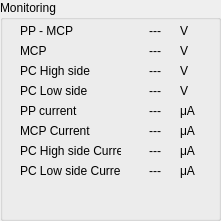
      <widget class="QGroupBox" name="I2PSMonitoringBox">
       <property name="geometry">
        <rect>
         <x>260</x>
         <y>20</y>
         <width>221</width>
         <height>221</height>
        </rect>
       </property>
       <property name="title">
        <string>Monitoring</string>
       </property>
       <property name="lineWidth" stdset="0">
        <number>2</number>
       </property>
       <widget class="QLabel" name="LStextlbl1_3">
        <property name="geometry">
         <rect>
          <x>20</x>
          <y>40</y>
          <width>111</width>
          <height>21</height>
         </rect>
        </property>
        <property name="text">
         <string>MCP</string>
        </property>
        <property name="alignment">
         <set>Qt::AlignLeading|Qt::AlignLeft|Qt::AlignVCenter</set>
        </property>
        <property name="wordWrap">
         <bool>false</bool>
        </property>
       </widget>
       <widget class="QLabel" name="LStextlbl2_2">
        <property name="geometry">
         <rect>
          <x>20</x>
          <y>20</y>
          <width>111</width>
          <height>21</height>
         </rect>
        </property>
        <property name="text">
         <string>PP - MCP</string>
        </property>
        <property name="alignment">
         <set>Qt::AlignLeading|Qt::AlignLeft|Qt::AlignVCenter</set>
        </property>
        <property name="wordWrap">
         <bool>false</bool>
        </property>
       </widget>
       <widget class="QLabel" name="LStextlbl3_3">
        <property name="geometry">
         <rect>
          <x>20</x>
          <y>60</y>
          <width>101</width>
          <height>21</height>
         </rect>
        </property>
        <property name="text">
         <string>PC High side</string>
        </property>
        <property name="alignment">
         <set>Qt::AlignLeading|Qt::AlignLeft|Qt::AlignVCenter</set>
        </property>
        <property name="wordWrap">
         <bool>false</bool>
        </property>
       </widget>
       <widget class="QLabel" name="LStextlbl4_3">
        <property name="geometry">
         <rect>
          <x>20</x>
          <y>80</y>
          <width>111</width>
          <height>21</height>
         </rect>
        </property>
        <property name="text">
         <string>PC Low side</string>
        </property>
        <property name="alignment">
         <set>Qt::AlignLeading|Qt::AlignLeft|Qt::AlignVCenter</set>
        </property>
        <property name="wordWrap">
         <bool>false</bool>
        </property>
       </widget>
       <widget class="QLabel" name="LStextlbl5_3">
        <property name="geometry">
         <rect>
          <x>20</x>
          <y>100</y>
          <width>101</width>
          <height>21</height>
         </rect>
        </property>
        <property name="text">
         <string>PP current</string>
        </property>
        <property name="alignment">
         <set>Qt::AlignLeading|Qt::AlignLeft|Qt::AlignVCenter</set>
        </property>
        <property name="wordWrap">
         <bool>false</bool>
        </property>
       </widget>
       <widget class="QLabel" name="LStextlbl16_4">
        <property name="geometry">
         <rect>
          <x>20</x>
          <y>120</y>
          <width>100</width>
          <height>21</height>
         </rect>
        </property>
        <property name="text">
         <string>MCP Current</string>
        </property>
        <property name="alignment">
         <set>Qt::AlignLeading|Qt::AlignLeft|Qt::AlignVCenter</set>
        </property>
        <property name="wordWrap">
         <bool>false</bool>
        </property>
       </widget>
       <widget class="QLabel" name="labelI2PSVoltagePPMCP">
        <property name="geometry">
         <rect>
          <x>90</x>
          <y>20</y>
          <width>71</width>
          <height>21</height>
         </rect>
        </property>
        <property name="text">
         <string>---</string>
        </property>
        <property name="alignment">
         <set>Qt::AlignRight|Qt::AlignTrailing|Qt::AlignVCenter</set>
        </property>
        <property name="wordWrap">
         <bool>false</bool>
        </property>
       </widget>
       <widget class="QLabel" name="labelI2PSPCHighSide">
        <property name="geometry">
         <rect>
          <x>90</x>
          <y>60</y>
          <width>71</width>
          <height>21</height>
         </rect>
        </property>
        <property name="text">
         <string>---</string>
        </property>
        <property name="alignment">
         <set>Qt::AlignRight|Qt::AlignTrailing|Qt::AlignVCenter</set>
        </property>
        <property name="wordWrap">
         <bool>false</bool>
        </property>
       </widget>
       <widget class="QLabel" name="labelI2PSPCLowSide">
        <property name="geometry">
         <rect>
          <x>90</x>
          <y>80</y>
          <width>71</width>
          <height>21</height>
         </rect>
        </property>
        <property name="text">
         <string>---</string>
        </property>
        <property name="alignment">
         <set>Qt::AlignRight|Qt::AlignTrailing|Qt::AlignVCenter</set>
        </property>
        <property name="wordWrap">
         <bool>false</bool>
        </property>
       </widget>
       <widget class="QLabel" name="labelI2PSCurrentPP">
        <property name="geometry">
         <rect>
          <x>110</x>
          <y>100</y>
          <width>51</width>
          <height>21</height>
         </rect>
        </property>
        <property name="text">
         <string>---</string>
        </property>
        <property name="alignment">
         <set>Qt::AlignRight|Qt::AlignTrailing|Qt::AlignVCenter</set>
        </property>
        <property name="wordWrap">
         <bool>false</bool>
        </property>
       </widget>
       <widget class="QLabel" name="LStextlbl7_3">
        <property name="geometry">
         <rect>
          <x>20</x>
          <y>160</y>
          <width>101</width>
          <height>21</height>
         </rect>
        </property>
        <property name="text">
         <string>PC Low side Current</string>
        </property>
        <property name="alignment">
         <set>Qt::AlignLeading|Qt::AlignLeft|Qt::AlignVCenter</set>
        </property>
        <property name="wordWrap">
         <bool>false</bool>
        </property>
       </widget>
       <widget class="QLabel" name="labelI2PSCurrentMCP">
        <property name="geometry">
         <rect>
          <x>110</x>
          <y>120</y>
          <width>51</width>
          <height>21</height>
         </rect>
        </property>
        <property name="text">
         <string>---</string>
        </property>
        <property name="alignment">
         <set>Qt::AlignRight|Qt::AlignTrailing|Qt::AlignVCenter</set>
        </property>
        <property name="wordWrap">
         <bool>false</bool>
        </property>
       </widget>
       <widget class="QLabel" name="LStextlbl10_3">
        <property name="geometry">
         <rect>
          <x>20</x>
          <y>140</y>
          <width>101</width>
          <height>21</height>
         </rect>
        </property>
        <property name="text">
         <string>PC High side Current</string>
        </property>
        <property name="alignment">
         <set>Qt::AlignLeading|Qt::AlignLeft|Qt::AlignVCenter</set>
        </property>
        <property name="wordWrap">
         <bool>false</bool>
        </property>
       </widget>
       <widget class="QLabel" name="labelI2PSCurrentPCLowSide">
        <property name="geometry">
         <rect>
          <x>110</x>
          <y>160</y>
          <width>51</width>
          <height>21</height>
         </rect>
        </property>
        <property name="text">
         <string>---</string>
        </property>
        <property name="alignment">
         <set>Qt::AlignRight|Qt::AlignTrailing|Qt::AlignVCenter</set>
        </property>
        <property name="wordWrap">
         <bool>false</bool>
        </property>
       </widget>
       <widget class="QLabel" name="labelI2PSCurrentPCHighSide">
        <property name="geometry">
         <rect>
          <x>110</x>
          <y>140</y>
          <width>51</width>
          <height>21</height>
         </rect>
        </property>
        <property name="text">
         <string>---</string>
        </property>
        <property name="alignment">
         <set>Qt::AlignRight|Qt::AlignTrailing|Qt::AlignVCenter</set>
        </property>
        <property name="wordWrap">
         <bool>false</bool>
        </property>
       </widget>
       <widget class="QLabel" name="labelI2PSVoltageMCP">
        <property name="geometry">
         <rect>
          <x>90</x>
          <y>40</y>
          <width>71</width>
          <height>21</height>
         </rect>
        </property>
        <property name="text">
         <string>---</string>
        </property>
        <property name="alignment">
         <set>Qt::AlignRight|Qt::AlignTrailing|Qt::AlignVCenter</set>
        </property>
        <property name="wordWrap">
         <bool>false</bool>
        </property>
       </widget>
       <widget class="QLabel" name="textLabelBu3_2_2_3_11">
        <property name="geometry">
         <rect>
          <x>180</x>
          <y>20</y>
          <width>16</width>
          <height>21</height>
         </rect>
        </property>
        <property name="text">
         <string>V</string>
        </property>
        <property name="alignment">
         <set>Qt::AlignLeading|Qt::AlignLeft|Qt::AlignVCenter</set>
        </property>
        <property name="wordWrap">
         <bool>false</bool>
        </property>
       </widget>
       <widget class="QLabel" name="textLabelBu3_2_2_3_12">
        <property name="geometry">
         <rect>
          <x>180</x>
          <y>40</y>
          <width>16</width>
          <height>21</height>
         </rect>
        </property>
        <property name="text">
         <string>V</string>
        </property>
        <property name="alignment">
         <set>Qt::AlignLeading|Qt::AlignLeft|Qt::AlignVCenter</set>
        </property>
        <property name="wordWrap">
         <bool>false</bool>
        </property>
       </widget>
       <widget class="QLabel" name="textLabelBu3_2_2_3_13">
        <property name="geometry">
         <rect>
          <x>180</x>
          <y>60</y>
          <width>16</width>
          <height>21</height>
         </rect>
        </property>
        <property name="text">
         <string>V</string>
        </property>
        <property name="alignment">
         <set>Qt::AlignLeading|Qt::AlignLeft|Qt::AlignVCenter</set>
        </property>
        <property name="wordWrap">
         <bool>false</bool>
        </property>
       </widget>
       <widget class="QLabel" name="textLabelBu3_2_2_3_14">
        <property name="geometry">
         <rect>
          <x>180</x>
          <y>100</y>
          <width>21</width>
          <height>21</height>
         </rect>
        </property>
        <property name="text">
         <string>μA</string>
        </property>
        <property name="alignment">
         <set>Qt::AlignLeading|Qt::AlignLeft|Qt::AlignVCenter</set>
        </property>
        <property name="wordWrap">
         <bool>false</bool>
        </property>
       </widget>
       <widget class="QLabel" name="textLabelBu3_2_2_3_15">
        <property name="geometry">
         <rect>
          <x>180</x>
          <y>120</y>
          <width>21</width>
          <height>21</height>
         </rect>
        </property>
        <property name="text">
         <string>μA</string>
        </property>
        <property name="alignment">
         <set>Qt::AlignLeading|Qt::AlignLeft|Qt::AlignVCenter</set>
        </property>
        <property name="wordWrap">
         <bool>false</bool>
        </property>
       </widget>
       <widget class="QLabel" name="textLabelBu3_2_2_3_16">
        <property name="geometry">
         <rect>
          <x>180</x>
          <y>140</y>
          <width>21</width>
          <height>21</height>
         </rect>
        </property>
        <property name="text">
         <string>μA</string>
        </property>
        <property name="alignment">
         <set>Qt::AlignLeading|Qt::AlignLeft|Qt::AlignVCenter</set>
        </property>
        <property name="wordWrap">
         <bool>false</bool>
        </property>
       </widget>
       <widget class="QLabel" name="textLabelBu3_2_2_3_17">
        <property name="geometry">
         <rect>
          <x>180</x>
          <y>160</y>
          <width>21</width>
          <height>21</height>
         </rect>
        </property>
        <property name="text">
         <string>μA</string>
        </property>
        <property name="alignment">
         <set>Qt::AlignLeading|Qt::AlignLeft|Qt::AlignVCenter</set>
        </property>
        <property name="wordWrap">
         <bool>false</bool>
        </property>
       </widget>
       <widget class="QLabel" name="textLabelBu3_2_2_3_19">
        <property name="geometry">
         <rect>
          <x>180</x>
          <y>80</y>
          <width>16</width>
          <height>21</height>
         </rect>
        </property>
        <property name="text">
         <string>V</string>
        </property>
        <property name="alignment">
         <set>Qt::AlignLeading|Qt::AlignLeft|Qt::AlignVCenter</set>
        </property>
        <property name="wordWrap">
         <bool>false</bool>
        </property>
       </widget>
      </widget>
